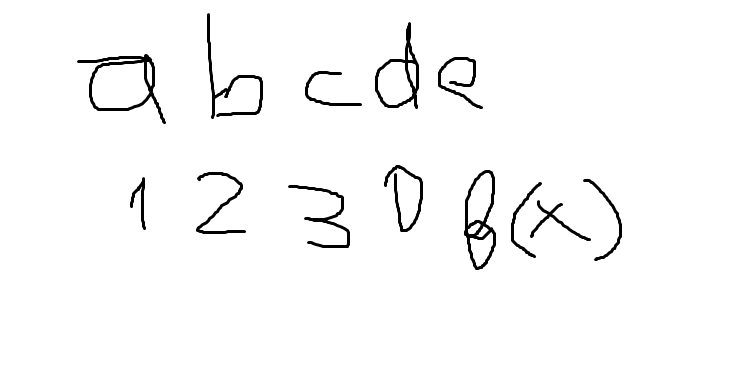
#> input picture paint1.png, 751 x 366 px
$ jupyter execute --allow-errors 'escalado y limpiado de img dada la bounding box.ipynb'
#> lines starting #> are read from the running program, lines starting #| are printed output that depends on the picture; after the words box and inside, x2 and y2 are one past the last pixel; in counts of white or black regions, pixels touching at a corner belong together
[cell 1]
# los ultimos dos scripts son los 'utiles': las funciones y un ejemplo de como usarlas.
#Todos los anteriores son de prueba, digamos.

[cell 2]
import numpy as np
import cv2 as cv
from matplotlib import pyplot as plt
import pytesseract as tess
tess.pytesseract.tesseract_cmd = r'C:\Users\Patri\AppData\Local\Tesseract-OCR\tesseract.exe'

#> (a cell that did not finish here is left out)

[cell 4]
#juego con la primera y sus transformaciones: threshold y despues binary/gaussian, erode, dilatation, tamaño del kernel
a = range(30)
#> (the rest of this cell did not finish here and is left out)

#> (a cell that did not finish here is left out)

[cell 6]
kernel = np.ones((1,1),np.uint8) #me pa que es la misma imagen si el kernel es de 1x1
#> (the rest of this cell did not finish here and is left out)

[cell 7]
kernel = np.ones((2,2),np.uint8)
#> (the rest of this cell did not finish here and is left out)

#> (a cell that did not finish here is left out)

#> (a cell that did not finish here is left out)

[cell 10]
kernel = np.ones((3,3),np.uint8) #A PARTIR DE 4,4 FUNCIONA MAL
#> (the rest of this cell did not finish here and is left out)

[cell 11]
# [7 lines of commented-out code are left out]
img3 = cv.cvtColor(cv.imread('paint1.png'), cv.COLOR_BGR2GRAY)
#> img3: shape (366, 751); min 0, max 255, mean 248.5

chars_img = []
chars_txt = []
temp = []
#> (the rest of this cell did not finish here and is left out)

#> (a cell that did not finish here is left out)

[cell 13]
#so: pareciera que anda mejor sin filtros...
img = cv.cvtColor(cv.imread('paint1.png'), cv.COLOR_BGR2GRAY)

_,thresh = cv.threshold(img,220,255,cv.ADAPTIVE_THRESH_GAUSSIAN_C) #o THRESH:BINARY_INV; el '220' es aprox, a ojo
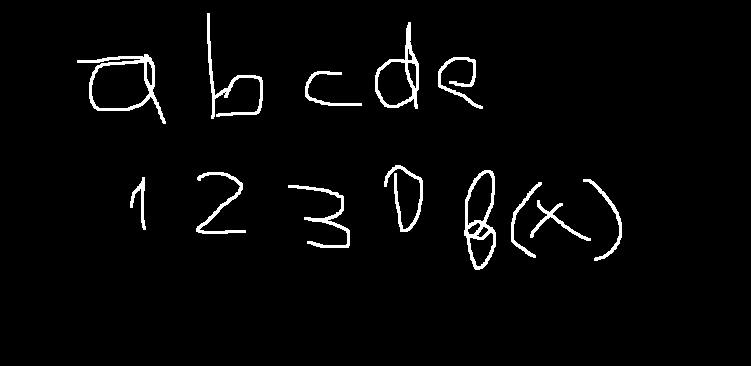
#> thresh: shape (366, 751); 2.8% white; 13 white regions, largest, box (x1, y1, x2, y2) and area: (77, 54, 166, 124) 1095, (464, 170, 496, 270) 960, (375, 22, 419, 109) 844
plt.imshow(thresh,'gray')
plt.show()

kernel = np.ones((3,3),np.uint8) #A PARTIR DE 4,4 FUNCIONA MAL
erosion = cv.erode(thresh,kernel,iterations = 1)
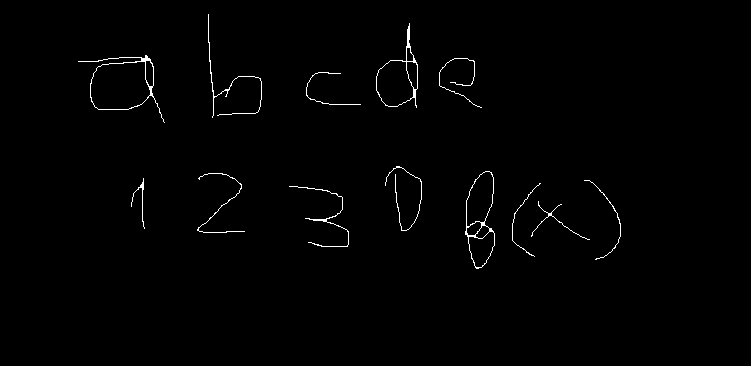
#> erosion: shape (366, 751); 0.88% white in thin lines or dots, all inside (x1, y1, x2, y2) = (78, 14, 621, 269)
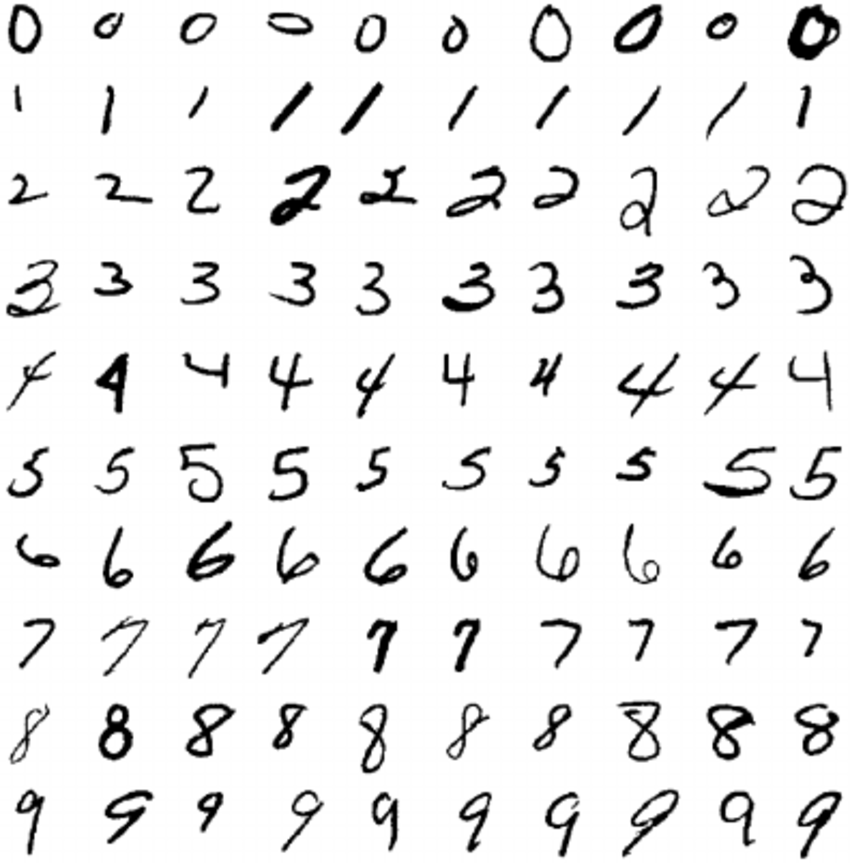
#> input picture nros1.png, 850 x 863 px
#> `img = img[:tamaño,:tamaño]`:
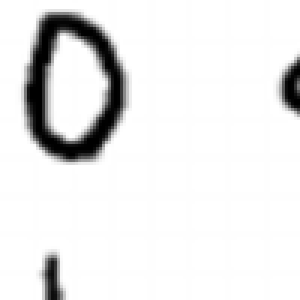
#> img: shape (100, 100) (shown 3 times larger); min 0, max 255, mean 233.5
plt.imshow(erosion,'gray')
plt.show()

filtros = [img,thresh,erosion]
#> (the rest of this cell did not finish here and is left out)

[cell 14]
img = cv.cvtColor(cv.imread('paint1.png'), cv.COLOR_BGR2GRAY)

chars_img = []
temp = []
#> (the rest of this cell did not finish here and is left out)

[cell 15]
#So: encontre algo raro aca.
#Para ciertos tamaños de img, se rompe el image_to_boxes del tesseract:
#Por ej, en 400x400 o 450x450 funciona, pero en 100x100 no devuelve boxes, y en 500x500 devuelve boxes vacias
#Aiuda

tamaños = [100,200,400,450,500,700]
#> (the rest of this cell did not finish here and is left out)
